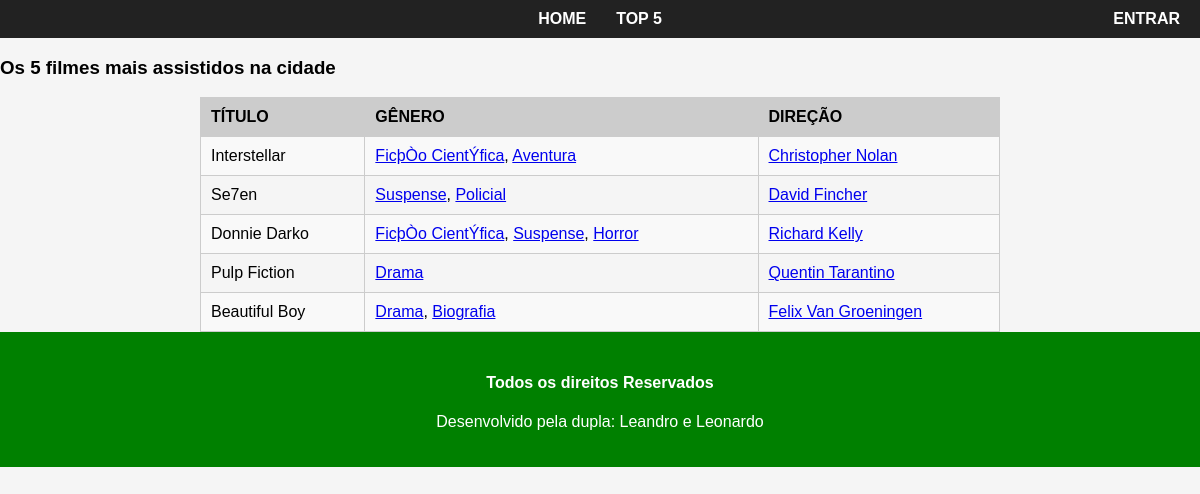
The page /top5 on the database its author committed.
### main/models.py (models this page shows, shortened)
class Filme(models.Model):
    titulo = models.CharField(max_length=100)
    capa = models.ImageField(upload_to='capa_filmes')
    sinopse = models.TextField()
    direcao = models.ManyToManyField(Pessoa, blank=True, related_name='direcao')
    elenco = models.ManyToManyField(Pessoa, blank=True, related_name='elenco')
    genero = models.ManyToManyField(Genero)

class Genero(models.Model):
    nome = models.CharField(max_length=100)
    descricao = models.TextField()

class Pessoa(models.Model):
    nome = models.CharField(max_length=100)
    bio = models.TextField(null=True, blank=True)
    foto = models.ImageField(upload_to='foto', null=True, blank=True)

### main/views.py (the view)
# urls.py: path('top5', views.top5, name='top5'),
def top5(request):
    filmes = Filme.objects.all()[:5]
    return render(request, 'main/top5.html', context={'filmes': filmes})

### main/templates/main/top5.html (shortened to what this page needs)
{% extends 'main/base.html' %}
{% block content %}
    <h3>Os 5 filmes mais assistidos na cidade</h3>
        <table>
            <tr>
                <th>Título</th>
                <th>Gênero</th>
                <th>Direção</th>
            </tr>
            {% for filme in filmes %}
                <tr>
                    <td>{{ filme.titulo }}</td>
                    <td>
                        {% for genero in filme.genero.all %}
                            <a href="{% url 'main:genero' genero.nome %}">{{ genero.nome }}</a>{% if not forloop.last %}, {% endif %}
                        {% endfor %}
                    </td>
                <td>
                    {% for diretor in filme.direcao.all %}
                        <a href="{% url 'main:biografia' diretor.nome|urlencode %}">{{ diretor.nome }}</a>{% if not forloop.last %}, {% endif %}
                    {% endfor %}
                </td>
                </tr>
            {% endfor %}
        </table>
{% endblock %}

### main/static/main/css/style.css (style rules this page uses)
body { font-family: Arial, sans-serif; margin: 0; padding: 0; background-color: #f5f5f5; }
table { width: 100%; max-width: 800px; margin: 0 auto; border-collapse: collapse; }
table th, table td { border: 1px solid #ccc; padding: 10px; text-align: left; }
table th { background-color: #ccc; text-transform: uppercase; }
table tr:nth-child(even) { background-color: #f9f9f9; }

### rows shown on the page
Filme: titulo "Interstellar"
Genero: nome "FicþÒo CientÝfica"
Genero: nome "Aventura"
Pessoa: nome "Christopher Nolan"
Filme: titulo "Se7en"
Genero: nome "Suspense"
Genero: nome "Policial"
Pessoa: nome "David Fincher"
Filme: titulo "Donnie Darko"
Genero: nome "Horror"
Pessoa: nome "Richard Kelly"
Filme: titulo "Pulp Fiction"
Genero: nome "Drama"
Pessoa: nome "Quentin Tarantino"
Filme: titulo "Beautiful Boy"
Genero: nome "Biografia"
Pessoa: nome "Felix Van Groeningen"
